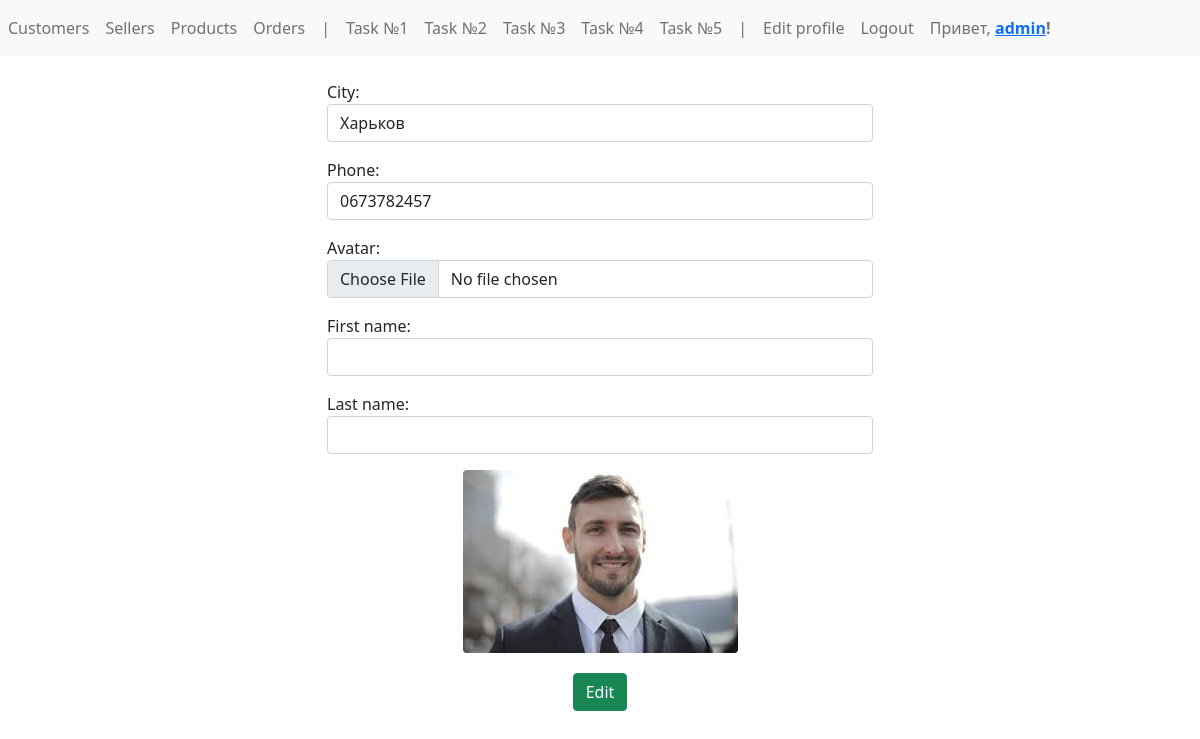
The app's page /profile_edit/ (signed in) with its own data.
### config/models.py (models this page shows, shortened)
class Profile(models.Model):
    user = models.OneToOneField(User, on_delete=models.CASCADE, verbose_name='Пользователь')
    city = models.CharField(max_length=64, default='', verbose_name='Город')
    phone = models.CharField(blank=True, max_length=64, default='', verbose_name='Телефон')
    avatar = models.ImageField(blank=True, upload_to='profile_avatars/%Y/%m/%d', verbose_name='Аватар',
                               default='profile_avatars/default.jpg')
    class Meta:
        verbose_name = 'Профиль'
        verbose_name_plural = 'Профили'

### config/views.py (the view, shortened to what this page needs)
# urls.py: path('profile_edit/', profile_edit, name="profile_edit"),
def profile_edit(request):
    if request.method == 'GET':
        current_profile = Profile.objects.get(pk=request.user.id)
        if not request.user.is_authenticated:
            return redirect('/auth/login')
        current_profile.first_name = request.user.first_name
        current_profile.last_name = request.user.last_name
        profile_form = ProfileForm(instance=current_profile)
    return render(request, 'profile_edit.html', {'form': profile_form })

### config/forms.py
class ProfileForm(forms.ModelForm):
    city = forms.CharField(label="City", widget=forms.TextInput(attrs={'class': 'form-control'}))
    phone = forms.CharField(label="Phone", widget=forms.TextInput(attrs={'class': 'form-control'}))
    avatar = forms.ImageField(label="Avatar", required=False, error_messages={'required': ' '},
                              widget=forms.TextInput(attrs={
                                  'class': 'form-control',
                                    'type': 'file'}))
    first_name = forms.CharField(label="First name", widget=forms.TextInput(attrs={'class': 'form-control'}))
    last_name = forms.CharField(label="Last name", widget=forms.TextInput(attrs={'class': 'form-control'}))
    class Meta:
        model = Profile
        fields = ('city', 'phone', 'avatar', 'first_name', 'last_name')

### templates/profile_edit.html (shortened to what this page needs)
{% extends 'base.html' %}
{% block content %}
<div class="container">
    <div class="row">
        <div class="col-md-6 offset-md-3">
            <form method="post" class="mt-4" enctype="multipart/form-data">
                {{ form.as_p }}
                {% if form.instance.avatar %}
                    <img class="rounded mx-auto d-block"
                         src="{{ form.instance.avatar.url }}"
                         style="margin-bottom: 20px;">
                {% endif %}
                <div>
                    <button
                        class="btn btn-success"
                        style="margin: auto;
                        display: block">Edit</button>
                </div>
            </form>
        </div>
    </div>
</div>
{% endblock %}

### templates/base.html (shortened to what this page needs)
<!DOCTYPE html>
<html lang="en">
<head>
    {% load static %}
    <link rel="stylesheet" href="{% static 'bootstrap.min.css' %}">
</head>
<body>
<nav class="navbar navbar-expand-lg navbar-light bg-light">
  <div class="collapse navbar-collapse" id="navbarNavAltMarkup">
    <div class="navbar-nav">
      <a class="nav-item nav-link" href="{% url 'customer' %}">Customers</a>
      <a class="nav-item nav-link" href="{% url 'seller' %}">Sellers</a>
      <a class="nav-item nav-link" href="{% url 'product' %}">Products</a>
      <a class="nav-item nav-link" href="{% url 'order' %}">Orders</a>
        <a class="nav-item nav-link">|</a>
        <a class="nav-item nav-link" href="{% url 'find_1' %}">Task №1</a>
        <a class="nav-item nav-link" href="{% url 'find_2' %}">Task №2</a>
        <a class="nav-item nav-link" href="{% url 'find_3' %}">Task №3</a>
        <a class="nav-item nav-link" href="{% url 'find_4' %}">Task №4</a>
        <a class="nav-item nav-link" href="{% url 'find_5' %}">Task №5</a>
        <a class="nav-item nav-link">|</a>
        {% if request.user.is_authenticated %}
        <div class="navbar-nav">
            <li class="nav-item d-flex">
                <a class="nav-link" href="/auth/profile_edit">Edit profile</a>
            </li>
            <li class="nav-item d-flex">
                <a class="nav-link" href="/auth/logout">Logout</a>
            </li>
        {% endif %}
        {% if request.user.is_authenticated %}
        <li class="nav-link">Привет, <strong>
            <a href="#">{{ request.user.username }}</a>!
        </strong></li>
        {% endif %}
    </div>
  </div>
</nav>
  {% block content %}
  {% endblock %}
</body>
</html>

### records on screen
Profile: city "Харьков", phone "0673782457", instance.avatar (picture)

### other values on screen
{{ request.user.username }} "admin"
